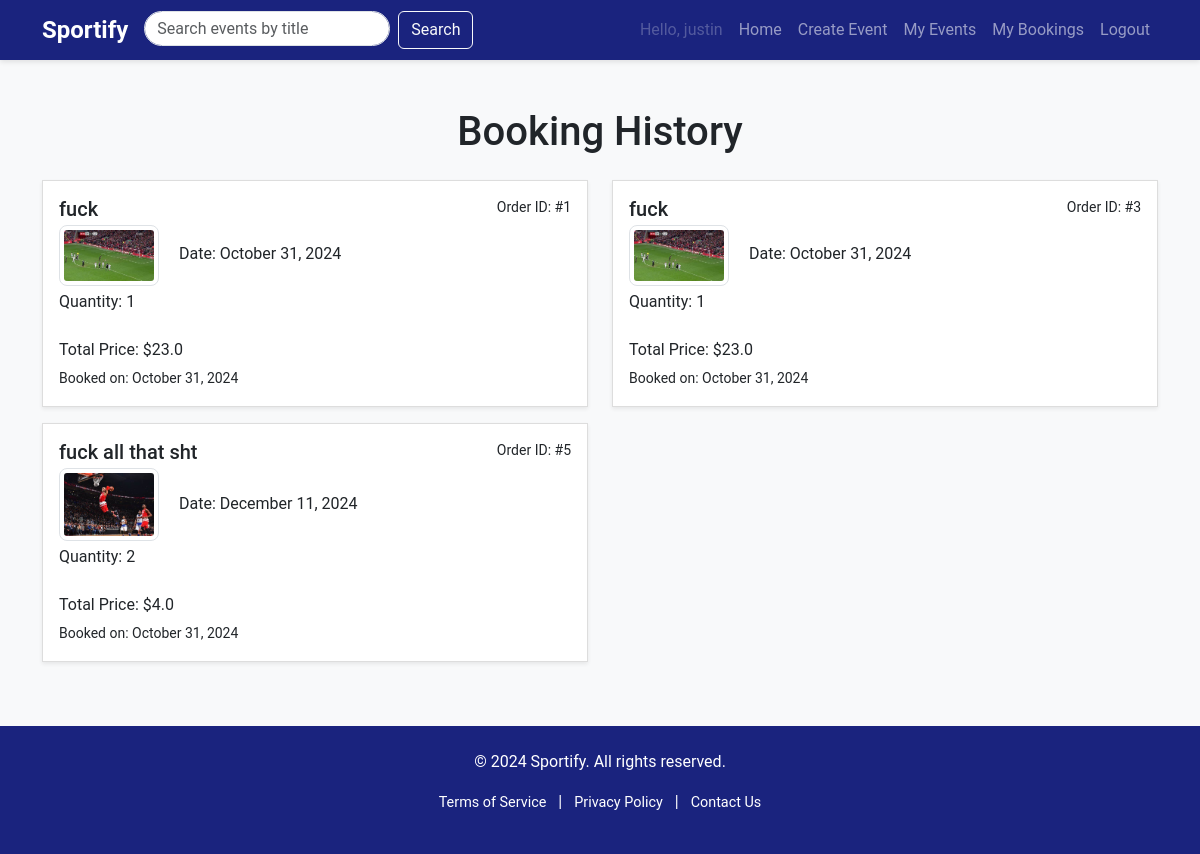
Before: /event/booking_history (signed in) with the older database file.
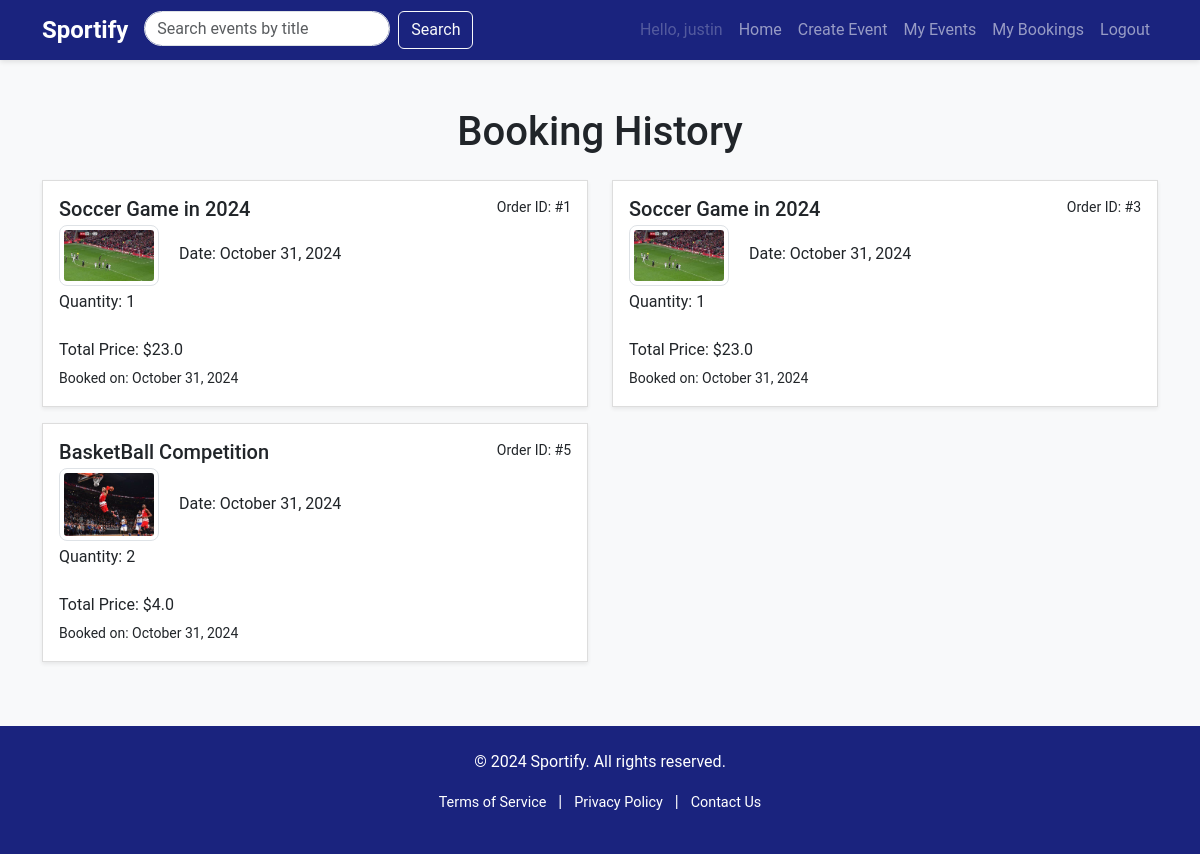
After: the same page with the newer database file.
### website/models.py (models this page shows, shortened)
class User(db.Model, UserMixin):
    __tablename__ = 'users'
    id = db.Column(db.Integer, primary_key=True)
    username = db.Column(db.String(100), index=True, unique=True, nullable=False)
    firstname = db.Column(db.String(100), index=True, nullable=False)
    lastname = db.Column(db.String(100), index=True, nullable=False)
    emailid = db.Column(db.String(100), index=True, nullable=False)
    password_hash = db.Column(db.String(255), nullable=False)
    contact = db.Column(db.String(255), nullable=False)
    address = db.Column(db.String(150), nullable=False)
    comments = db.relationship('Comment', backref='user', lazy=True)
    order = db.relationship('Order', backref='user', lazy=True)

class Order(db.Model):
    __tablename__ = 'orders'
    id = db.Column(db.Integer, primary_key=True)
    quantity = db.Column(db.Integer, nullable = False)
    total_price = db.Column(db.Float, nullable = False)
    booked_date = db.Column(db.DateTime, default=datetime.now(), nullable=False)
    user_id = db.Column(db.Integer, db.ForeignKey("users.id"), nullable=False)
    event_id = db.Column(db.Integer, db.ForeignKey("events.id"), nullable=False)

class Event(db.Model):
    __tablename__ = 'events'
    id = db.Column(db.Integer, primary_key=True)
    name = db.Column(db.String(80), nullable=False)
    description = db.Column(db.Text, nullable=False)
    image = db.Column(db.String(150), nullable=False)  # Store path to the image
    price = db.Column(db.Integer, nullable=False)
    location = db.Column(db.String(150), nullable=False)
    datetime = db.Column(db.DateTime, nullable=False)
    capacity = db.Column(db.Integer, nullable=False)
    category = db.Column(db.String(50), nullable=False)
    status = db.Column(
        Enum(
            'Open', 'Inactive', 'Cancelled','Sold out', name='status of event'
        ),
        default='Open',
        nullable=False)
    user_id = db.Column(db.Integer, db.ForeignKey('users.id'), nullable=False)
    comments = db.relationship('Comment', backref='event', lazy=True)
    order = db.relationship('Order', backref='event', lazy=True)

### website/event.py (the view)
@eventbp.route('/booking_history')
@login_required
def booking_history():
    bookings = db.session.query(Order).filter_by(user_id=current_user.id).all()
    return render_template('event/booking-history.html', bookings=bookings)

### website/templates/event/booking-history.html (shortened to what this page needs)
{% extends "base.html" %}
{% block content %}
<main class="container my-5">
  <h1 class="text-center mb-4">Booking History</h1>
  <div class="row">
    {% if bookings %}
      {% for booking in bookings %}
        <div class="col-md-6">
          <div class="list-group-item mb-3 p-3 shadow-sm">
            <div class="d-flex w-100 justify-content-between">
              <h5 class="mb-1">{{ booking.event.name }}</h5>
              <small>Order ID: #{{ booking.id }}</small>
            </div>
            <p class="mb-1">
              <img src="{{ booking.event.image }}" alt="{{ booking.event.name }}" class="img-thumbnail me-3" width="100">
              Date: {{ booking.event.datetime.strftime('%B %d, %Y') }}
            </p>
            <p class="mb-1">
              Quantity: {{ booking.quantity}}
              <br>
              Total Price: ${{ booking.total_price }}
            </p>
            <small>Booked on: {{ booking.booked_date.strftime('%B %d, %Y') }}</small>
          </div>
        </div>
      {% endfor %}
    {% else %}
      <p class="text-center">No bookings found.</p>
    {% endif %}
  </div>
</main>
{% endblock %}

### website/templates/base.html (shortened to what this page needs)
<!DOCTYPE html>
<html lang="en">
<head>
    <link href="https://cdn.jsdelivr.net/npm/bootstrap@5.3.2/dist/css/bootstrap.min.css" rel="stylesheet">
    <link rel="stylesheet" href="{{ url_for('static', filename='style/main.css') }}">
</head>
<body>
    <header>
        <nav class="navbar navbar-expand-lg navbar-dark bg-primary">
            <div class="container">
                <a class="navbar-brand" href="{{ url_for('main.index') }}">Sportify</a>
                <form action="{{ url_for('event.search') }}" method="GET" class="d-flex ms-auto me-3">
                    <input class="form-control me-2" type="search" name="query" placeholder="Search events by title" aria-label="Search">
                    <button class="btn btn-outline-light" type="submit">Search</button>
                </form>
                <div class="collapse navbar-collapse" id="navbarNav">
                    <ul class="navbar-nav ms-auto">
                        {% if current_user.is_authenticated %}
                            <li class="nav-item"><a class="nav-link disabled" href="#">Hello, {{ current_user.username }}</a></li>
                            <li class="nav-item"><a class="nav-link" href="{{ url_for('main.index') }}">Home</a></li>
                            <li class="nav-item"><a class="nav-link" href="{{ url_for('event.create') }}">Create Event</a></li>
                            <li class="nav-item"><a class="nav-link" href="{{ url_for('event.my_events') }}">My Events</a></li>
                            <li class="nav-item"><a class="nav-link" href="{{ url_for('event.booking_history') }}">My Bookings</a></li>
                            <li class="nav-item"><a class="nav-link" href="{{ url_for('auth.logout') }}">Logout</a></li>
                        {% else %}
                            <li class="nav-item"><a class="nav-link" href="{{ url_for('auth.login') }}">Log in</a></li>
                        {% endif %}
                    </ul>
                </div>
            </div>
        </nav>
    </header>
    {% block content %}{% endblock %}
    <footer class="footer text-center py-4">
        <div class="container">
            <p>&copy; 2024 Sportify. All rights reserved.</p>
            <p>
                <a href="#" class="text-white">Terms of Service</a> |
                <a href="#" class="text-white">Privacy Policy</a> |
                <a href="#" class="text-white">Contact Us</a>
            </p>
        </div>
    </footer>
</body>
</html>

### website/static/style/main.css (style rules this page uses)
body { font-family: 'Roboto', sans-serif; background-color: #f8f9fa; }
.navbar { background-color: #1a237e !important; box-shadow: 0 2px 5px rgba(0, 0, 0, 0.1); height: 60px; }
.navbar-brand { font-weight: 700; font-size: 1.5rem; }
.navbar .form-control { border-radius: 20px; height: 35px; }
.footer { background-color: #1a237e; color: white; text-align: center; padding: 1rem; }
.footer a { color: white; text-decoration: none; padding: 0 8px; font-size: 0.9rem; }
.list-group-item { border: 1px solid #ddd; border-radius: 0.5rem; margin-bottom: 1rem; background-color: #ffffff; box-shadow: 0 4px 8px rgba(0, 0, 0, 0.1); }
.list-group-item img { border-radius: 0.5rem; }
.footer a { color: white; text-decoration: none; }

Changed rows visible on the page:
changed through a linked row, Order id 1: event.name "fuck" → "Soccer Game in 2024"
changed through a linked row, Order id 3: event.name "fuck" → "Soccer Game in 2024"
changed through a linked row, Order id 5: event.name "fuck all that sht" → "BasketBall Competition"; event.datetime "December 11, 2024" → "October 31, 2024"
